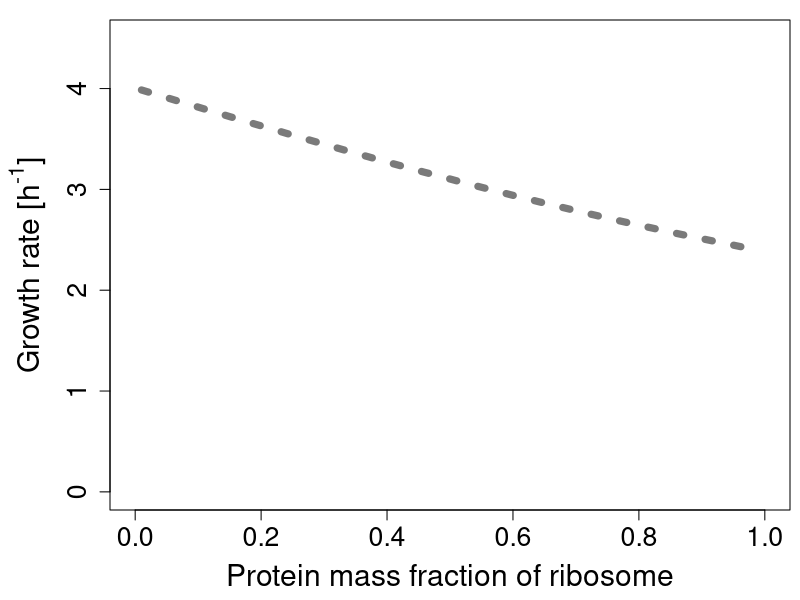
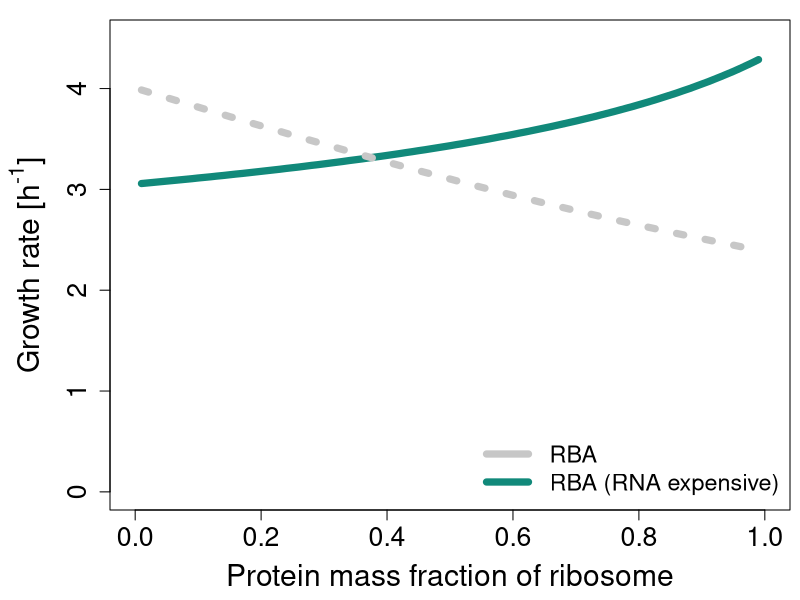
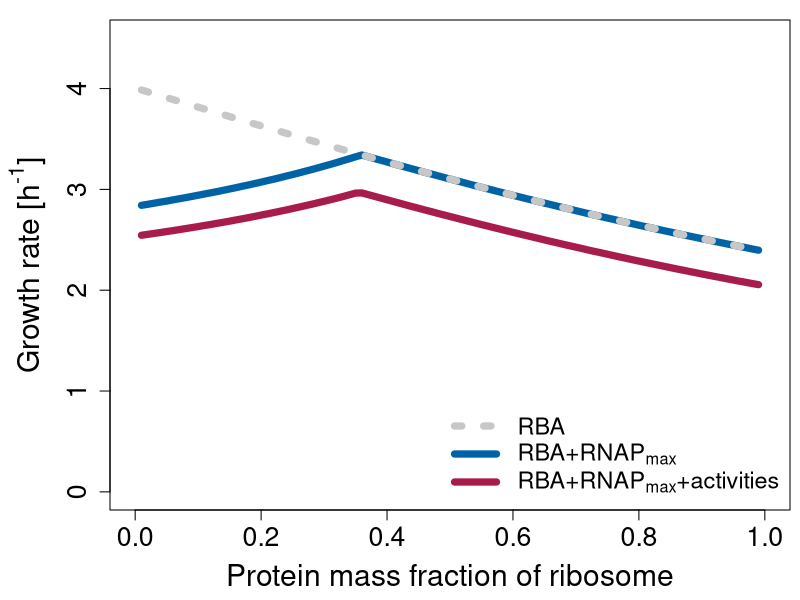
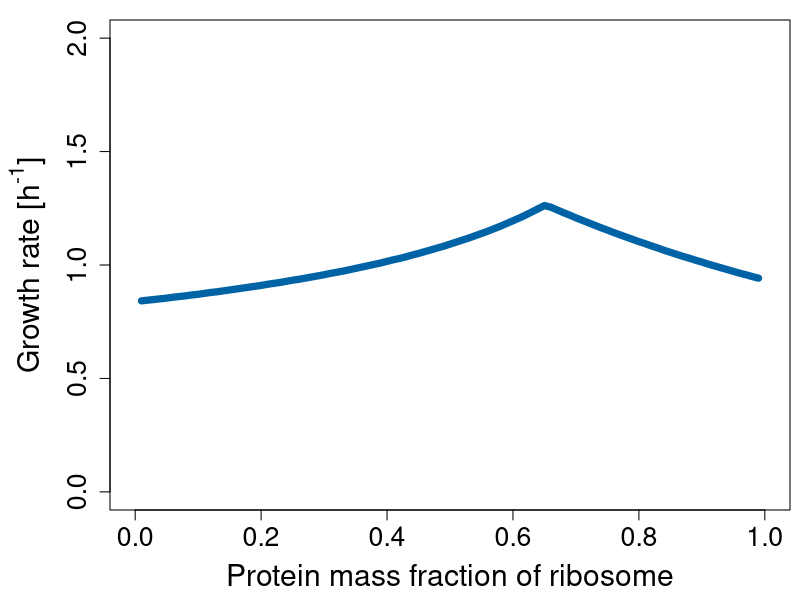

These figures' R source, in order:
setwd("~/RiboComp")

RBA <- read.csv("data/00_RBA.csv", row.names = 1)
RBA_reverse <- read.csv("data/01_RBA_reverse.csv", row.names = 1)
RNAPmax <- read.csv("data/02_RNAPmax.csv")
RNAPmax_act <- read.csv("data/03_RNAPmax_act.csv")
RNAPmax_arch <- read.csv("data/04_RNAPmax_arch.csv")

lwd <- 7
fig_size <- c(18,13)
leg_size <- 1.4
cex_labs <- 1.8
cex_axis <- 1.6
ylim <- c(0,4.5)
xlim <- c(0,1)

uni_blue <- "#0063a6"
uni_red <- "#a71c49"
uni_teal <- "#11897a"
uni_green <- "#94c154"

xlab <- "Protein mass fraction of ribosome"
ylab <- expression(paste("Growth rate [h"^"-1"*"]"))
#ylab = expression(paste("Normalized growth rate ("*mu*"/"*mu[max]*")")),


#----RBA only--------------------------------------------------------------#####
png(filename = "plots/RBA.png", type="cairo", units="cm", 
    width=fig_size[1], height=fig_size[2], res=300)

par(mar = c(4.5,5.5,1,0.5))
plot(RBA$x, RBA$mu,
     ylim = ylim, xlim = xlim, type = "l", lty = 3,
     xlab = xlab, ylab = ylab,
     cex.axis = cex_axis, cex.lab = cex_labs, lwd = lwd, col = "grey48")
dev.off()


#----RBA reverse-----------------------------------------------------------#####

png(filename = "plots/RBA_reverse.png", type="cairo", units="cm", 
    width=fig_size[1], height=fig_size[2], res=300)

par(mar = c(4.5,5.5,1,0.5))
plot(RBA_reverse$x, RBA_reverse$mu,
     ylim = ylim, xlim = xlim, type = "l", lty = 1,
     xlab = xlab, ylab = ylab,
     cex.axis = cex_axis, cex.lab = cex_labs, 
     lwd = lwd,  col = uni_teal)

par(new = TRUE)
plot(RBA$x, RBA$mu,
     ylim = ylim, xlim = xlim, type = "l",  lty = 3,
     xlab = NA, ylab = NA, axes = FALSE,
     lwd = lwd, col = "grey78")

par(new = FALSE)
legend("bottomright", legend = c("RBA", "RBA (RNA expensive)"), lty = c(1,1), lwd = lwd,
       col = c("grey78", uni_teal), bty = "n", cex = leg_size)
dev.off()



#----RBA vs RNA+RNAPmax----------------------------------------------------#####

png(filename = "plots/RNAPmax.png", type="cairo", units="cm", 
    width=fig_size[1], height=fig_size[2], res=300)
par(mar = c(4.5,5.5,1,0.5))

plot(RNAPmax$x, RNAPmax$mu,
     ylim = ylim, xlim = xlim, type = "l", lty = 1,
     xlab = xlab, ylab = ylab,
     cex.axis = cex_axis, cex.lab = cex_labs, 
     lwd = lwd, col = uni_blue)
par(new = TRUE)

plot(RNAPmax_act$x, RNAPmax_act$mu,
     ylim = ylim, xlim = xlim, type = "l", lty = 1,
     xlab = NA, ylab = NA, axes = FALSE,
     lwd = lwd, col = uni_red)
par(new = TRUE)

plot(RBA$x, RBA$mu,
     ylim = ylim, xlim = xlim, type = "l", lty = 3,
     xlab = NA, ylab = NA, axes = FALSE,
     lwd = lwd, col = "grey78")

par(new = FALSE)

my.expressions <-c(as.expression(bquote("RBA")),
                   as.expression(bquote("RBA+RNAP"["max"])),
                   as.expression(bquote("RBA+RNAP"["max"]*"+activities")))

legend("bottomright", legend = my.expressions, lty = c(3,1,1), lwd = lwd,
       col = c("grey78", uni_blue, uni_red), bty = "n", cex = leg_size)

dev.off()


#----Archaea---------------------------------------------------------------#####
png(filename = "plots/RNAPmax_arch.png", type="cairo", units="cm", 
    width=fig_size[1], height=fig_size[2], res=300)

par(mar = c(4.5,5.5,1,0.5))
plot(RNAPmax_arch$x, RNAPmax_arch$mu,
     ylim = c(0,2), xlim = xlim, type = "l",
     xlab = xlab, ylab = ylab,
     cex.axis = cex_axis, cex.lab = cex_labs, lwd = lwd, col = uni_blue)

dev.off()


#----Print max growth rates------------------------------------------------#####

print(paste0("Max. growth rate RBA (", max(RBA$mu),") reached at RP fraction: ", 
            RBA$x[which.max(RBA$mu)]))
print(paste0("Max. growth rate RBA+RNAPmax (", max(RNAPmax$mu),") reached at RP fraction: ", 
            RNAPmax$x[which.max(RNAPmax$mu)]))
print(paste0("Max. growth rate RBA+RNAPmax+activities (", max(RNAPmax_act$mu),") reached at RP fraction: ", 
            RNAPmax_act$x[which.max(RNAPmax_act$mu)]))
print(paste0("Maximum growth rate Archaea (", max(RNAPmax_arch$mu),") reached at RP fraction: ", 
            RNAPmax_arch$x[which.max(RNAPmax_arch$mu)]))
